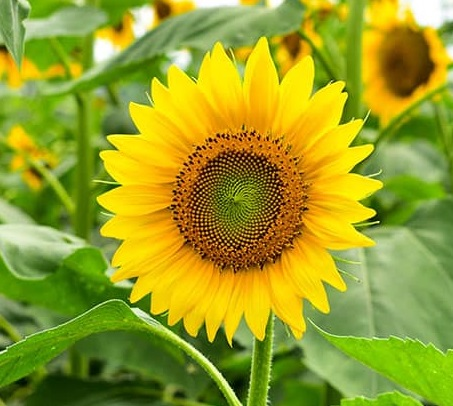
#> input picture ImageOperations/Images/Sunflower.jpg, 453 x 406 px, given in place of the camera
$ python ballTracking.py   (older library calls are emulated)
#> lines starting #> are read from the running program, lines starting #| are printed output that depends on the picture; after the words box and inside, x2 and y2 are one past the last pixel; in counts of white or black regions, pixels touching at a corner belong together
# Object Tracking
import cv2
import numpy as np

# Initalize camera
cap = cv2.VideoCapture(0)

# define range of purple color in HSV
# lower_purple = np.array([130, 50, 90])
# upper_purple = np.array([170, 255, 255])

#creat a mask for a specific color range.
red1min = np.array([0, 100, 100], np.uint8)
red1max = np.array([10, 255, 255], np.uint8)
red2min = np.array([160, 100, 100], np.uint8)
red2min = np.array([179, 255, 255], np.uint8)

# Create empty points array
points = []

# Get default camera window size
ret, frame = cap.read()
#> frame is the input picture: shape (406, 453, 3); mean B, G, R 37, 158.4, 152.6
Height, Width = frame.shape[:2]
#> Height = 406; Width = 453
frame_count = 0

while True:

    # Capture webcame frame
    ret, frame = cap.read()
    hsv_img = cv2.cvtColor(frame, cv2.COLOR_BGR2HSV)
#> hsv_img: shape (406, 453, 3); mean H, S, V 34.7, 201.1, 175.3

    # Threshold the HSV image to get only blue colors
    # mask = cv2.inRange(hsv_img, lower_purple, upper_purple)

    red1_block_mask = cv2.inRange(hsv_img, red1min, red1max)
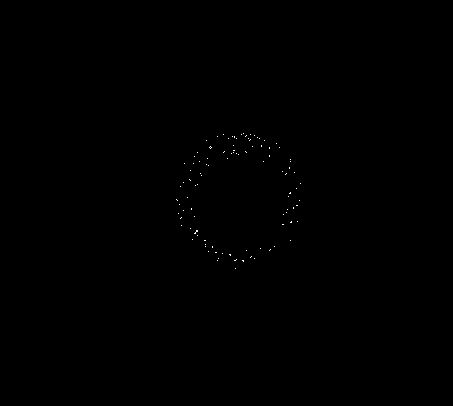
#> red1_block_mask: shape (406, 453); 0.08% white in thin lines or dots, all inside (x1, y1, x2, y2) = (176, 133, 301, 269)
    red2_block_mask = cv2.inRange(hsv_img, red2min, red2min)
#> red2_block_mask: shape (406, 453); every value is 0
    red_block_mask = cv2.bitwise_or(red1_block_mask, red2_block_mask)

    # mask = cv2.morphologyEx(mask, cv2.MORPH_OPEN, kernel)

    # Find contours, OpenCV 3.X users use this line instead
    #  _, contours, _ = cv2.findContours(mask.copy(), cv2.RETR_EXTERNAL, cv2.CHAIN_APPROX_SIMPLE)
    contours, _ = cv2.findContours(red_block_mask.copy(), cv2.RETR_EXTERNAL, cv2.CHAIN_APPROX_SIMPLE)
#> contours = 102 contours, all with area under 20

    # Create empty centre array to store centroid center of mass
    center = int(Height / 2), int(Width / 2)
#> center = (203, 226)

    if len(contours) > 0:

        # Get the largest contour and its center
        c = max(contours, key=cv2.contourArea)
#> c = [[210, 146], [209, 147], [210, 148], [211, 147]]
        (x, y), radius = cv2.minEnclosingCircle(c)
#> x = 210; y = 147; radius = 1
        M = cv2.moments(c)
#> M = moments, m00 2, centre m10/m00, m01/m00 = (210, 147)
        try:
            center = (int(M["m10"] / M["m00"]), int(M["m01"] / M["m00"]))
#> center = (210, 147)

        except:
            center = int(Height / 2), int(Width / 2)

        # Allow only countors that have a larger than 15 pixel radius
        if radius > 25:
            # Draw cirlce and leave the last center creating a trail
            cv2.circle(frame, (int(x), int(y)), int(radius), (0, 0, 255), 2)
            cv2.circle(frame, center, 5, (0, 255, 0), -1)
        # Log center points
        points.append(center)


    # # Log center points
    # points.append(center)

    # loop over the set of tracked points
    if radius > 25:
        for i in range(1, len(points)):
            try:
                cv2.line(frame, points[i - 1], points[i], (0, 255, 0), 2)
            except:
                pass

        # Make frame count zero
        frame_count = 0
    else:
        # Count frames
        frame_count += 1

        # If we count 10 frames without object lets delete our trail
        if frame_count == 10:
            points = []
            # when frame_count reaches 20 let's clear our trail
            frame_count = 0

    # Display our object tracker
    frame = cv2.flip(frame, 1)
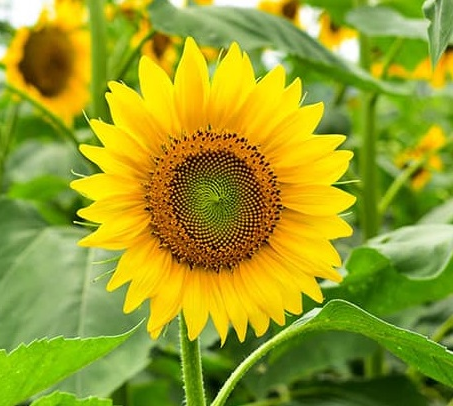
#> frame: shape (406, 453, 3); mean B, G, R 37, 158.4, 152.6
    cv2.imshow("Object Tracker", frame)

    if cv2.waitKey(1) == 13:  # 13 is the Enter Key
#> (key Esc is pressed here)
        break

# Release camera and close any open windows
cap.release()
cv2.destroyAllWindows()

$ run again, on ImageOperations/Images/colorBlocks.jpg
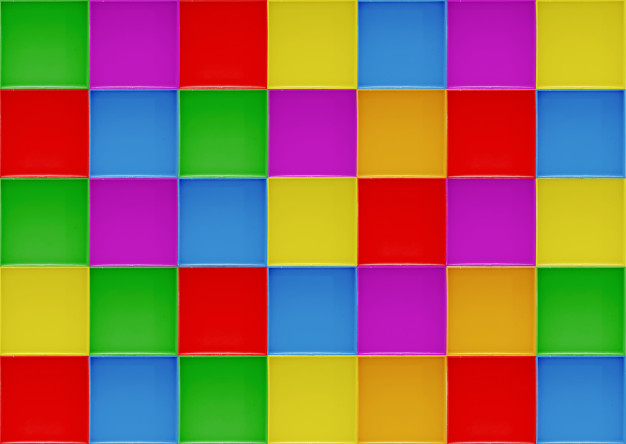
#> input picture ImageOperations/Images/colorBlocks.jpg, 626 x 444 px, given in place of the camera
#> frame is the input picture: shape (444, 626, 3); mean B, G, R 85.6, 108.4, 146.4
#> hsv_img: shape (444, 626, 3); mean H, S, V 64.3, 219.9, 200.2
#> `red1_block_mask = cv2.inRange(hsv_img, red1min, red1max)`:
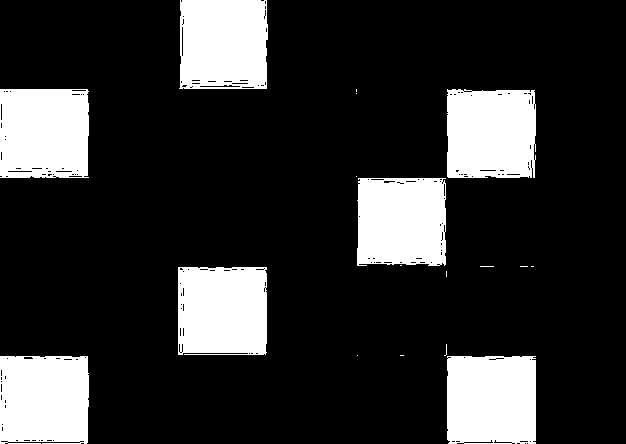
#> red1_block_mask: shape (444, 626); 19.1% white; 18 white regions (11 under 20 px)
#> red2_block_mask: shape (444, 626); every value is 0
#> contours = 18 contours, 11 with area under 20; largest, box (x1, y1, x2, y2) and area: (0, 89, 89, 178) 7665, (447, 356, 536, 444) 7586, (179, 0, 268, 89) 7550, (447, 89, 536, 178) 7498, (178, 267, 267, 355) 7490, (0, 356, 89, 444) 7436, (357, 178, 446, 266) 7416
#> c = contour of 42 points, box (x1, y1, x2, y2) (0, 89, 89, 178), area 7665
#> x = 44; y = 133; radius = 62.23
#> M = moments, m00 7665, centre m10/m00, m01/m00 = (43.65, 132.8)
#> `center = (int(M["m10"] / M["m00"]), int(M["m01"] / M["m00"]))`: center = (43, 132)
#> `frame = cv2.flip(frame, 1)`:
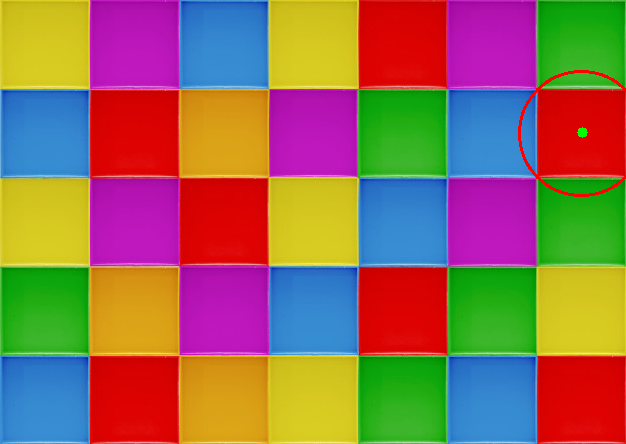
#> frame: shape (444, 626, 3); mean B, G, R 85.3, 108, 147

$ run again, on ImageOperations/Images/hair.jpg
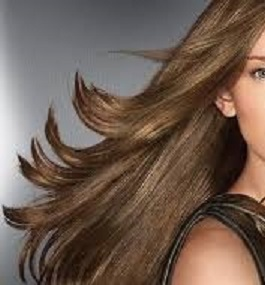
#> input picture ImageOperations/Images/hair.jpg, 265 x 285 px, given in place of the camera
#> frame is the input picture: shape (285, 265, 3); mean B, G, R 80.1, 91.9, 111
#> hsv_img: shape (285, 265, 3); mean H, S, V 40.6, 88.7, 112.3
#> `red1_block_mask = cv2.inRange(hsv_img, red1min, red1max)`:
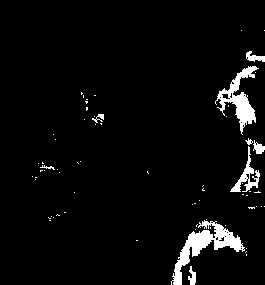
#> red1_block_mask: shape (285, 265); 4.3% white; 68 white regions (59 under 20 px)
#> red2_block_mask: shape (285, 265); every value is 0
#> contours = 68 contours, 61 with area under 20; largest, box (x1, y1, x2, y2) and area: (171, 220, 245, 285) 1175, (215, 66, 259, 135) 858, (230, 146, 260, 192) 286, (246, 51, 265, 62) 88, (253, 140, 265, 154) 76, (188, 266, 196, 285) 64, (92, 114, 104, 123) 26
#> c = contour of 251 points, box (x1, y1, x2, y2) (171, 220, 245, 285), area 1175
#> x = 205; y = 260.5; radius = 41.33
#> M = moments, m00 1175, centre m10/m00, m01/m00 = (204.9, 245.1)
#> `center = (int(M["m10"] / M["m00"]), int(M["m01"] / M["m00"]))`: center = (204, 245)
#> `frame = cv2.flip(frame, 1)`:
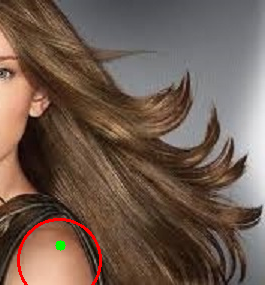
#> frame: shape (285, 265, 3); mean B, G, R 79.5, 91.5, 111.8
